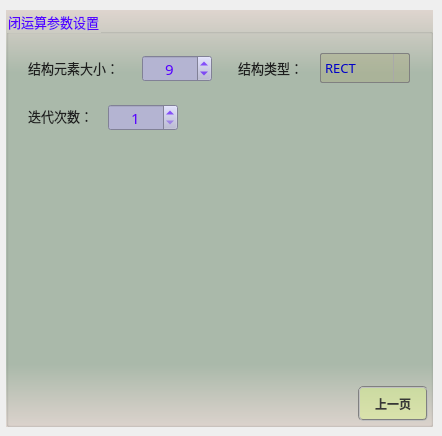
       <widget class="QWidget" name="page_15">
        <widget class="QGroupBox" name="groupParam_14">
         <property name="geometry">
          <rect>
           <x>6</x>
           <y>10</y>
           <width>427</width>
           <height>417</height>
          </rect>
         </property>
         <property name="font">
          <font>
           <family>微软雅黑</family>
           <pointsize>10</pointsize>
          </font>
         </property>
         <property name="styleSheet">
          <string notr="true">background-color: qlineargradient(x1:0, y1:0, x2:0, y2:1, stop:0 #dfd5cf, stop: 0.15 #acbbac, stop: 0.85 #acbbac,stop:1 #dfd5cf);
color: rgb(85, 0, 255);</string>
         </property>
         <property name="title">
          <string>闭运算参数设置</string>
         </property>
         <widget class="QPushButton" name="btnCloseBack">
          <property name="geometry">
           <rect>
            <x>352</x>
            <y>376</y>
            <width>70</width>
            <height>35</height>
           </rect>
          </property>
          <property name="minimumSize">
           <size>
            <width>70</width>
            <height>30</height>
           </size>
          </property>
          <property name="font">
           <font>
            <family>微软雅黑</family>
            <pointsize>9</pointsize>
            <weight>75</weight>
            <italic>false</italic>
            <bold>true</bold>
           </font>
          </property>
          <property name="styleSheet">
           <string notr="true">QWidget{ background-color: rgba(225, 255, 127,100);}
QWidget{ color: rgb(55, 55, 55);}
QWidget{ border: 2px groove gray;border-radius: 5px;padding: 2px 4px;}
QPushButton:hover{ background-color: rgba(225, 255, 127,150);}
QPushButton:pressed{background-color: rgba(225, 255, 127,255);}</string>
          </property>
          <property name="text">
           <string>上一页</string>
          </property>
         </widget>
         <widget class="QLabel" name="label_34">
          <property name="geometry">
           <rect>
            <x>22</x>
            <y>48</y>
            <width>115</width>
            <height>19</height>
           </rect>
          </property>
          <property name="font">
           <font>
            <family>微软雅黑</family>
            <pointsize>10</pointsize>
           </font>
          </property>
          <property name="styleSheet">
           <string notr="true">color: rgb(30, 30, 30);
background: transparent;</string>
          </property>
          <property name="text">
           <string>结构元素大小：</string>
          </property>
         </widget>
         <widget class="QSpinBox" name="spinCloseSize">
          <property name="geometry">
           <rect>
            <x>136</x>
            <y>45</y>
            <width>70</width>
            <height>27</height>
           </rect>
          </property>
          <property name="font">
           <font>
            <family>微软雅黑</family>
            <pointsize>11</pointsize>
           </font>
          </property>
          <property name="toolTip">
           <string/>
          </property>
          <property name="styleSheet">
           <string notr="true">QWidget{color: rgb(85, 0, 255);background-color: rgb(180, 180, 210);}
QSpinBox::up-button{
    border:transparent;
}
QSpinBox::down-button{
    border:transparent;
}
QSpinBox::up-arrow{
    image:url(:/resource/up.png);
}
QSpinBox::down-arrow{
    image:url(:/resource/down.png);
}</string>
          </property>
          <property name="alignment">
           <set>Qt::AlignCenter</set>
          </property>
          <property name="minimum">
           <number>1</number>
          </property>
          <property name="maximum">
           <number>101</number>
          </property>
          <property name="singleStep">
           <number>1</number>
          </property>
          <property name="value">
           <number>9</number>
          </property>
         </widget>
         <widget class="QLabel" name="label_35">
          <property name="geometry">
           <rect>
            <x>232</x>
            <y>48</y>
            <width>79</width>
            <height>19</height>
           </rect>
          </property>
          <property name="font">
           <font>
            <family>微软雅黑</family>
            <pointsize>10</pointsize>
           </font>
          </property>
          <property name="styleSheet">
           <string notr="true">color: rgb(30, 30, 30);
background: transparent;</string>
          </property>
          <property name="text">
           <string>结构类型：</string>
          </property>
         </widget>
         <widget class="QComboBox" name="comboCloseType">
          <property name="geometry">
           <rect>
            <x>314</x>
            <y>43</y>
            <width>90</width>
            <height>30</height>
           </rect>
          </property>
          <property name="sizePolicy">
           <sizepolicy hsizetype="Fixed" vsizetype="Fixed">
            <horstretch>0</horstretch>
            <verstretch>0</verstretch>
           </sizepolicy>
          </property>
          <property name="minimumSize">
           <size>
            <width>90</width>
            <height>30</height>
           </size>
          </property>
          <property name="maximumSize">
           <size>
            <width>90</width>
            <height>16777215</height>
           </size>
          </property>
          <property name="font">
           <font>
            <family>微软雅黑</family>
            <pointsize>10</pointsize>
           </font>
          </property>
          <property name="styleSheet">
           <string notr="true">QComboBox {
    border: 1px solid gray;
    border-radius: 2px;    
    color: rgb(0, 0, 200);
	background-color: rgba(170, 170, 127,100);
}
QComboBox::drop-down {
    subcontrol-origin: padding;
    subcontrol-position: top right;
    width: 15px; 
    border-left-width: 1px;
    border-left-color: darkgray;
    border-left-style: solid;
    border-top-right-radius: 3px;
    border-bottom-right-radius: 3px;
}

QComboBox::down-arrow {
    image: url(:/resource/down.png);
} 
QComboBox::down-arrow:on {
    top: 1px;
    left: 1px;
}</string>
          </property>
          <property name="sizeAdjustPolicy">
           <enum>QComboBox::AdjustToContents</enum>
          </property>
          <item>
           <property name="text">
            <string>RECT</string>
           </property>
          </item>
          <item>
           <property name="text">
            <string>CROSS</string>
           </property>
          </item>
          <item>
           <property name="text">
            <string>ELLIPSE</string>
           </property>
          </item>
         </widget>
         <widget class="QLabel" name="label_36">
          <property name="geometry">
           <rect>
            <x>22</x>
            <y>96</y>
            <width>83</width>
            <height>19</height>
           </rect>
          </property>
          <property name="font">
           <font>
            <family>微软雅黑</family>
            <pointsize>10</pointsize>
           </font>
          </property>
          <property name="styleSheet">
           <string notr="true">color: rgb(30, 30, 30);
background: transparent;</string>
          </property>
          <property name="text">
           <string>迭代次数：</string>
          </property>
         </widget>
         <widget class="QSpinBox" name="spinCloseIterations">
          <property name="geometry">
           <rect>
            <x>102</x>
            <y>94</y>
            <width>70</width>
            <height>27</height>
           </rect>
          </property>
          <property name="font">
           <font>
            <family>微软雅黑</family>
            <pointsize>11</pointsize>
           </font>
          </property>
          <property name="toolTip">
           <string/>
          </property>
          <property name="styleSheet">
           <string notr="true">QWidget{color: rgb(85, 0, 255);background-color: rgb(180, 180, 210);}
QSpinBox::up-button{
    border:transparent;
}
QSpinBox::down-button{
    border:transparent;
}
QSpinBox::up-arrow{
    image:url(:/resource/up.png);
}
QSpinBox::down-arrow{
    image:url(:/resource/down.png);
}</string>
          </property>
          <property name="alignment">
           <set>Qt::AlignCenter</set>
          </property>
          <property name="minimum">
           <number>1</number>
          </property>
          <property name="maximum">
           <number>100</number>
          </property>
          <property name="singleStep">
           <number>1</number>
          </property>
          <property name="value">
           <number>1</number>
          </property>
         </widget>
        </widget>
       </widget>
